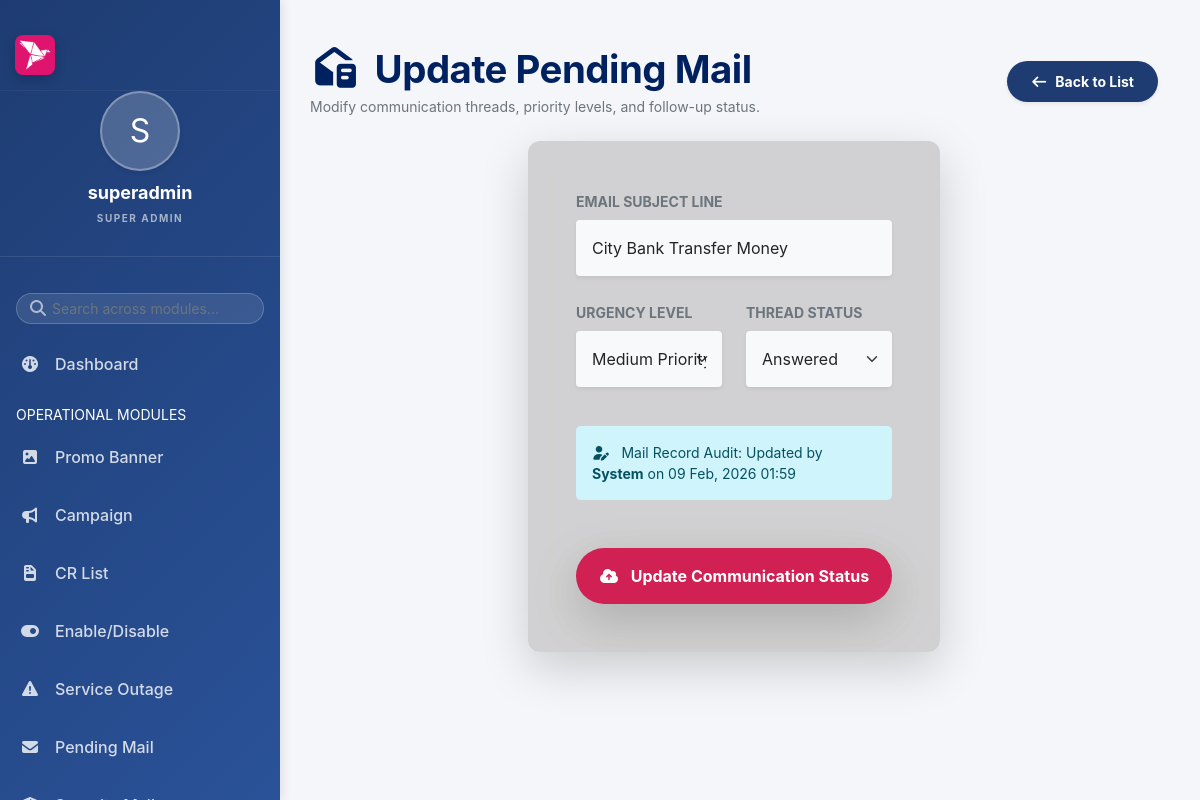
Page /main/modules/pm/update.php?id=18 (signed in) on the committed database.
### tables this page shows
CREATE TABLE `pending_mail` (
  `serial_no` int(11) NOT NULL,
  `subject_line` varchar(250) NOT NULL,
  `priority` varchar(50) NOT NULL,
  `status` varchar(50) NOT NULL,
  `edited_by` varchar(50) DEFAULT NULL,
  `edited_at` timestamp NULL DEFAULT NULL,
  `created_by` varchar(50) DEFAULT NULL,
  `created_at` timestamp NOT NULL DEFAULT current_timestamp()
);

### main/modules/pm/update.php (the view, shortened to what this page needs)
<?php
require_once __DIR__ . '/../../../config/app.php'; include_once INCLUDES_PATH . '/auth_check.php';
if (isset($_GET['id'])) {
    $id = isset($_GET['id']) ? (int)$_GET['id'] : 0;
    $stmt_fetch = mysqli_prepare($conn, "SELECT * FROM pending_mail WHERE serial_no = ?");
    mysqli_stmt_bind_param($stmt_fetch, "i", $id);
    mysqli_stmt_execute($stmt_fetch);
    $result = mysqli_stmt_get_result($stmt_fetch);
    if ($result && mysqli_num_rows($result) == 1) {
        $row = mysqli_fetch_assoc($result);
    } else {
        echo "Record not found";
        exit;
    }
} else {
    echo "No ID provided";
    exit;
}
?>
<!DOCTYPE html>
<html lang="en">
<head>
    <link href="https://cdn.jsdelivr.net/npm/bootstrap@5.0.2/dist/css/bootstrap.min.css" rel="stylesheet">
    <link rel="stylesheet" href="https://cdnjs.cloudflare.com/ajax/libs/font-awesome/7.0.1/css/all.min.css">
    <link rel="stylesheet" href="<?= ASSETS_URL ?>/css/style.css">
</head>
<body>
    <div class="dashboard-container">
        <?php include INCLUDES_PATH . '/sidebar.php'; ?>
        <div class="main-content">
            <div class="container-fluid ps-0 mt-3">
                <div class="d-flex justify-content-between align-items-center mb-4">
                    <div>
                        <h1 class="view-header fw-bold mb-1"><i class="fa-solid fa-envelope-open-text text-accent-pink me-2"></i> Update Pending Mail</h1>
                        <p class="text-muted small mb-0">Modify communication threads, priority levels, and follow-up status.</p>
                    </div>
                    <a href="view.php" class="btn btn-primary btn-sm rounded-pill px-4 shadow-sm fw-bold">
                        <i class="fa-solid fa-arrow-left me-1"></i> Back to List
                    </a>
                </div>
                <div class="row justify-content-center">
                    <div class="col-md-8 col-lg-6">
                        <div class="glass-card p-5 shadow-lg border-0">
                            <form method="POST" action="">
                                <div class="mb-4">
                                    <label for="subject_line" class="form-label small fw-bold text-muted text-uppercase">Email Subject Line</label>
                                    <input type="text" class="form-control bg-light border-0 shadow-sm p-3" name="subject_line" id="subject_line"
                                        value="<?php echo htmlspecialchars($row['subject_line']); ?>" required placeholder="e.g. Server Migration Follow-up">
                                </div>
                                <div class="row g-4 mb-4">
                                    <div class="col-md-6">
                                        <label for="priority" class="form-label small fw-bold text-muted text-uppercase">Urgency Level</label>
                                        <select class="form-select bg-light border-0 shadow-sm p-3" name="priority" id="priority" required>
                                            <option value="medium" <?php if ($row['priority'] == 'medium') echo 'selected'; ?>>Medium Priority</option>
                                        </select>
                                    </div>
                                    <div class="col-md-6">
                                        <label for="status" class="form-label small fw-bold text-muted text-uppercase">Thread Status</label>
                                        <select class="form-select bg-light border-0 shadow-sm p-3" name="status" id="status" required>
                                            <option value="answered" <?php if ($row['status'] == 'answered') echo 'selected'; ?>>Answered</option>
                                        </select>
                                    </div>
                                </div>
                                <div class="alert alert-info border-0 rounded-3 small mb-4 bg-pink bg-opacity-10 text-pink">
                                    <i class="fa-solid fa-user-edit me-2"></i> Mail Record Audit: Updated by <b><?php echo htmlspecialchars($row['edited_by'] ?? 'System'); ?></b> on <?php echo date('d M, Y H:i', strtotime($row['edited_at'] ?? $row['created_at'])); ?>
                                </div>
                                <div class="d-grid mt-5">
                                    <button type="submit" class="btn py-3 fw-bold rounded-pill shadow-lg" style="background: var(--accent-pink); border: none; color: white;">
                                        <i class="fa-solid fa-cloud-arrow-up me-2"></i> Update Communication Status
                                    </button>
                                </div>
                            </form>
                        </div>
                    </div>
                </div>
            </div>
        </div>
    </div>
</body>
</html>

### main/assets/css/style.css (style rules this page uses)
:root { --primary-blue: #1e3c72; --secondary-blue: #2a5298; --accent-pink: #d12053; --bg-light: #f4f6f9; --bg-dark: #121212; --glass-bg: rgba(255, 255, 255, 0.6); --glass-border: rgba(255, 255, 255, 0.3); --glass-bg-dark: rgba(30, 30, 30, 0.7); --glass-border-dark: rgba(255, 255, 255, 0.1); --text-main: #333; --text-muted: #666; --text-light: #fff; --card-shadow: 0 10px 30px rgba(0, 0, 0, 0.05); --card-shadow-hover: 0 15px 35px rgba(0, 0, 0, 0.1); --border-radius: 12px; --transition: all 0.3s cubic-bezier(0.4, 0, 0.2, 1); --bkash-pink: #df146e; --bkash-dark-pink: #d12053; --bkash-light-pink: #f48fb1; --bkash-shadow: 0 10px 25px -5px rgba(223, 20, 110, 0.3); --sidebar-logo-size: 40px; }
.bg-opacity-10 { --bs-bg-opacity: 0.1; }
body { background-color: transparent !important; transition: var(--transition); position: relative; min-height: 100vh; font-family: 'Inter', -apple-system, BlinkMacSystemFont, "Segoe UI", Roboto, Helvetica, Arial, sans-serif; }
.glass-card { background: rgba(186, 183, 183, 0.6); backdrop-filter: blur(15px); -webkit-backdrop-filter: blur(15px); border: 1px solid var(--glass-border); border-radius: var(--border-radius); box-shadow: var(--card-shadow); transition: var(--transition); }
a { text-decoration: none; color: #000; }
form input, form select, form textarea { border: 1px solid #ddd; border-radius: var(--border-radius); margin-bottom: 15px; padding: 12px 15px; transition: var(--transition); background: white; }
.btn-primary { background-color: var(--primary-blue); border: none; padding: 10px 25px; border-radius: 8px; font-weight: 600; }
.dashboard-container { display: flex; min-height: 100vh; width: 100%; }
.main-content { flex: 1; padding: 30px; margin-left: 280px; background-color: #f4f6f9; min-height: 100vh; transition: all 0.4s ease; width: calc(100% - 280px); }
.view-header { color: #002160ff; font-weight: 700; margin-bottom: 0; }
html, body { max-width: 100%; overflow-x: hidden; -webkit-font-smoothing: antialiased; -moz-osx-font-smoothing: grayscale; }
h1.view-header { font-size: clamp(1.6rem, 4vw, 2.4rem) !important; letter-spacing: -0.5px; }

### rows in the picture
pending_mail: subject_line "City Bank Transfer Money", priority "Medium Priority", status "Answered", edited_by "System", edited_at+created_at "09 Feb, 2026 01:59"

### other values in the picture
substr($user_name, 0, 1) "S"
$user_name "superadmin"
